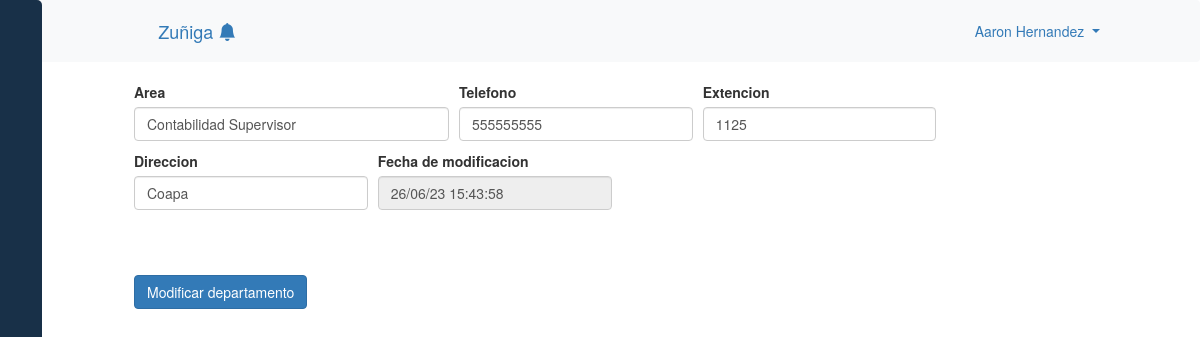
Page /admin/modificar_departamento.php?id=1 (signed in) on the committed database.
### tables this page shows
CREATE TABLE `departamento` (
  `id` int(11) NOT NULL,
  `sede` varchar(200) NOT NULL,
  `telefono` varchar(200) NOT NULL,
  `ext` varchar(200) NOT NULL,
  `direccion` varchar(200) NOT NULL,
  `fecha_crea` datetime NOT NULL
);

### admin/modificar_departamento.php (the view, shortened to what this page needs)
<?php include "head.php"; ?>
<?php if (@$_GET["i"]=='ok') { ?>
<center>
<h3> La informacion se genero correctamente , gracias!
  <br><br>  <div class="Reportes">
       <a href="new_departamento.php" class="btn btn-success pull-right" style="
       margin-left: 8px;
           padding-left: 272px;
           padding-right: 255px;
       "><span class="glyphicon glyphicon-export"></span>crear mas departamento</a>
    </div><br><br><br>
    </h3>
</center>
<?php
} else{
?>
<?php
$servidor= "localhost";
$usuario= "root";
$password = "";
$nombreBD= "control_ticket";
$conexion = new mysqli($servidor, $usuario, $password, $nombreBD);
$conexion->set_charset('utf8');
$id = $_REQUEST['id'];
  $query = "SELECT * FROM departamento WHERE id ='$id' ";
  $resultado = $conexion->query($query);
  $row = $resultado->fetch_assoc();
 ?>
<form id="manage_ticket" class="needs-validation" action="proceso_departamento/modificar_depa.php?id=<?php echo $row['id']; ?>" enctype="multipart/form-data" method="post">
  <div class="form-row">
    <div class="col-md-4 mb-3">
      <label id="form_departamento" for="validationTooltip01">Area</label>
      <input type="text" class="form-control" id="validationTooltip01" placeholder="Departamento" name="sede"  value="<?php echo $row['sede']; ?>" >
    </div>
    <div class="col-md-3 mb-2">
      <label id="form_telefono"  for="validationCustom02">  Telefono  </label>
        <input type="number"   class="form-control" id="validationCustom02" placeholder="Telefono" name="telefono"  value="<?php echo $row['telefono']; ?>"  >
    </div>
    <div class="col-md-3 mb-2">
      <label id="form_ext"  for="validationCustom02">  Extencion  </label>
        <input type="number"   class="form-control" id="validationCustom02" placeholder="Extencion" name="ext"  value="<?php echo $row['ext']; ?>"  >
    </div>
    <div class="col-md-3 mb-2">
      <label id="form_direccion"  for="validationCustom02">  Direccion  </label>
        <input type="text"   class="form-control" id="validationCustom02" placeholder="Direccion" name="direccion"  value="<?php echo $row['direccion']; ?>"  >
    </div>
    <div class="col-md-3 mb-2">
      <label id="form_fecha"  for="validationCustom02">  Fecha de modificacion </label>
        <?php
        $fechaActual = date('d/m/y H:i:s'); ?>
        <input type="text" readonly="readonly"   class="form-control" id="validationCustom02" placeholder="" name="fecha_crea" value="<?php echo $fechaActual ?>" >
    </div>
  </div>
<br><br><br>
  <button class="btn btn-primary" type="submit">Modificar departamento</button>
</form>
<?php } ?>

### admin/css/style_dashboard.css (style rules this page uses)
body { font-family: "Lato", sans-serif; }
.mb-3, .my-3 { margin-bottom: 0rem!important; }

### admin/css/tickets.css (style rules this page uses)
label { max-width: 100%; margin-bottom: 5px; font-weight: 700; }

### admin/css/new_ticket.css (style rules this page uses)
form.needs-validation { margin-left: 134px !important; margin-right: 101px !important; }

### rows in the picture
departamento: sede "Contabilidad Supervisor", telefono "555555555", ext "1125", direccion "Coapa"

### other values in the picture
$_SESSION['usr_name'] "Aaron Hernandez"
